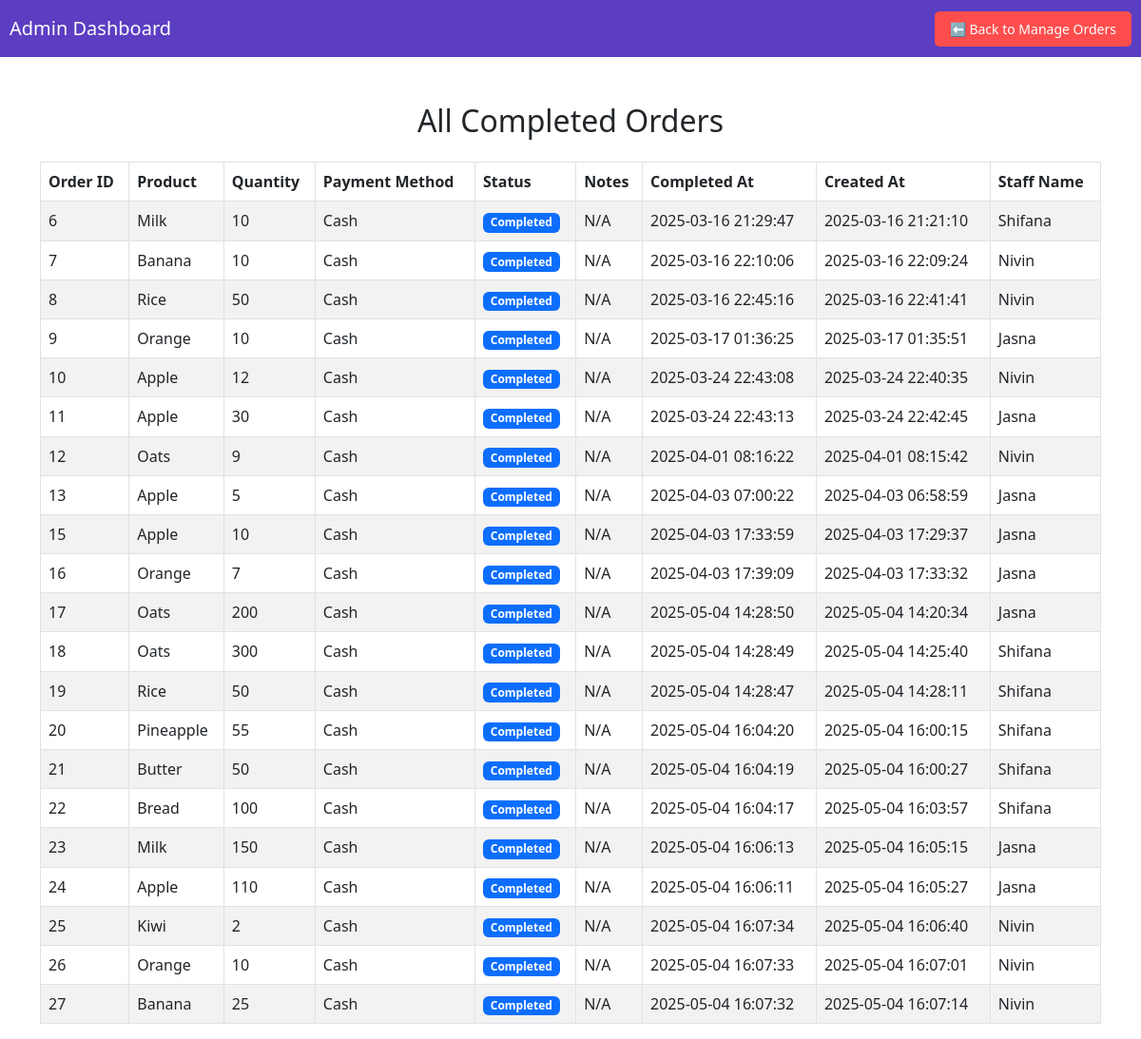
Screenshot of /admin/all_orders with the database file from the repository.
### app/models.py (models this page shows, shortened)
class Order(db.Model):
    id = db.Column(db.Integer, primary_key=True)
    staff_id = db.Column(db.Integer, db.ForeignKey('user.id'), nullable=False)
    product_id = db.Column(db.Integer, db.ForeignKey('inventory.id'), nullable=False)
    quantity = db.Column(db.Integer, nullable=False)
    payment_method = db.Column(db.String(50), nullable=False)
    notes = db.Column(db.Text, nullable=True)
    status = db.Column(db.String(20), default="Pending")
    created_at = db.Column(db.DateTime, default=datetime.utcnow, nullable=False)
    completed_at = db.Column(db.DateTime, nullable=True)
    product = db.relationship('Inventory', backref='orders')

class Inventory(db.Model):
    id = db.Column(db.Integer, primary_key=True, autoincrement=True)
    product_id = db.Column(db.String(50), unique=True, nullable=False)
    name = db.Column(db.String(100), nullable=False)
    category = db.Column(db.String(50), nullable=False)
    quantity = db.Column(db.Integer, nullable=False)  # Available stock
    price = db.Column(db.Float, nullable=False)
    supplier = db.Column(db.String(100), nullable=False)
    availability = db.Column(db.String(20), nullable=False, default="Available")

class User(db.Model, UserMixin):
    id = db.Column(db.Integer, primary_key=True)
    username = db.Column(db.String(150), unique=True, nullable=False)
    email = db.Column(db.String(150), unique=True, nullable=False)
    password = db.Column(db.String(255), nullable=False)
    role = db.Column(db.String(50), nullable=False, default='User')
    profile_picture = db.Column(db.String(255), nullable=True, default='None')
    contact_number = db.Column(db.String(20))
    category = db.Column(db.String(100), nullable=True)  # Only required for suppliers
    orders = db.relationship('Order', backref='staff', lazy=True)

### app/routes.py (the view)
@admin_bp.route('/all_orders')
def all_orders():
    completed_orders = Order.query.filter_by(status="Completed").all()
    return render_template('admin/all_orders.html', orders=completed_orders)

### app/templates/admin/all_orders.html (shortened to what this page needs)
<!DOCTYPE html>
<html lang="en">
<head>
    <link href="https://cdn.jsdelivr.net/npm/bootstrap@5.3.0/dist/css/bootstrap.min.css" rel="stylesheet" />
</head>
<body>
<nav class="navbar">
    <span class="navbar-brand text-white">Admin Dashboard</span>
    <a href="{{ url_for('admin.manage_orders') }}" class="btn-back">⬅️ Back to Manage Orders</a>
</nav>
<div class="container mt-5">
    <h2 class="text-center mb-4">All Completed Orders</h2>
    <div class="table-responsive">
        <table class="table table-striped table-bordered">
            <thead style="background-color: #5c3ec2; color: white;">
                <tr>
                    <th>Order ID</th>
                    <th>Product</th>
                    <th>Quantity</th>
                    <th>Payment Method</th>
                    <th>Status</th>
                    <th>Notes</th>
                    <th>Completed At</th>
                    <th>Created At</th>
                    <th>Staff Name</th>
                </tr>
            </thead>
            <tbody>
                {% for order in orders %}
                {% if order.status == "Completed" %}
                <tr>
                    <td>{{ order.id }}</td>
                    <td>{{ order.product.name }}</td>
                    <td>{{ order.quantity }}</td>
                    <td>{{ order.payment_method }}</td>
                    <td>
                        <span class="badge bg-primary">Completed</span>
                    </td>
                    <td>{{ order.notes or "N/A" }}</td>
                    <td>
                        {{ order.completed_at.strftime('%Y-%m-%d %H:%M:%S') if order.completed_at else "N/A" }}
                    </td>
                    <td>
                        {{ order.created_at.strftime('%Y-%m-%d %H:%M:%S') }}
                    </td>
                    <td>{{  order.staff.username }}</td>
                </tr>
                {% endif %}
                {% endfor %}
            </tbody>
        </table>
    </div>
</div>
</body>
</html>

### app/templates/admin/all_orders.html (style rules this page uses)
.navbar { background-color: #5c3ec2; padding: 10px; }
.btn-back { background-color: #ff4d4d; color: white; border: none; padding: 8px 16px; border-radius: 5px; text-decoration: none; font-size: 14px; transition: 0.3s ease; }

### rows the page displays
Order: id "6", product.name "Milk", quantity "10", payment_method "Cash", notes "N/A", completed_at "2025-03-16 21:29:47", created_at "2025-03-16 21:21:10", staff.username "Shifana"
Order: id "7", product.name "Banana", quantity "10", payment_method "Cash", notes "N/A", completed_at "2025-03-16 22:10:06", created_at "2025-03-16 22:09:24", staff.username "Nivin"
Order: id "8", product.name "Rice", quantity "50", payment_method "Cash", notes "N/A", completed_at "2025-03-16 22:45:16", created_at "2025-03-16 22:41:41", staff.username "Nivin"
Order: id "9", product.name "Orange", quantity "10", payment_method "Cash", notes "N/A", completed_at "2025-03-17 01:36:25", created_at "2025-03-17 01:35:51", staff.username "Jasna"
Order: id "10", product.name "Apple", quantity "12", payment_method "Cash", notes "N/A", completed_at "2025-03-24 22:43:08", created_at "2025-03-24 22:40:35", staff.username "Nivin"
Order: id "11", product.name "Apple", quantity "30", payment_method "Cash", notes "N/A", completed_at "2025-03-24 22:43:13", created_at "2025-03-24 22:42:45", staff.username "Jasna"
Order: id "12", product.name "Oats", quantity "9", payment_method "Cash", notes "N/A", completed_at "2025-04-01 08:16:22", created_at "2025-04-01 08:15:42", staff.username "Nivin"
Order: id "13", product.name "Apple", quantity "5", payment_method "Cash", notes "N/A", completed_at "2025-04-03 07:00:22", created_at "2025-04-03 06:58:59", staff.username "Jasna"
Order: id "15", product.name "Apple", quantity "10", payment_method "Cash", notes "N/A", completed_at "2025-04-03 17:33:59", created_at "2025-04-03 17:29:37", staff.username "Jasna"
Order: id "16", product.name "Orange", quantity "7", payment_method "Cash", notes "N/A", completed_at "2025-04-03 17:39:09", created_at "2025-04-03 17:33:32", staff.username "Jasna"
Order: id "17", product.name "Oats", quantity "200", payment_method "Cash", notes "N/A", completed_at "2025-05-04 14:28:50", created_at "2025-05-04 14:20:34", staff.username "Jasna"
Order: id "18", product.name "Oats", quantity "300", payment_method "Cash", notes "N/A", completed_at "2025-05-04 14:28:49", created_at "2025-05-04 14:25:40", staff.username "Shifana"
Order: id "19", product.name "Rice", quantity "50", payment_method "Cash", notes "N/A", completed_at "2025-05-04 14:28:47", created_at "2025-05-04 14:28:11", staff.username "Shifana"
Order: id "20", product.name "Pineapple", quantity "55", payment_method "Cash", notes "N/A", completed_at "2025-05-04 16:04:20", created_at "2025-05-04 16:00:15", staff.username "Shifana"
Order: id "21", product.name "Butter", quantity "50", payment_method "Cash", notes "N/A", completed_at "2025-05-04 16:04:19", created_at "2025-05-04 16:00:27", staff.username "Shifana"
Order: id "22", product.name "Bread", quantity "100", payment_method "Cash", notes "N/A", completed_at "2025-05-04 16:04:17", created_at "2025-05-04 16:03:57", staff.username "Shifana"
Order: id "23", product.name "Milk", quantity "150", payment_method "Cash", notes "N/A", completed_at "2025-05-04 16:06:13", created_at "2025-05-04 16:05:15", staff.username "Jasna"
Order: id "24", product.name "Apple", quantity "110", payment_method "Cash", notes "N/A", completed_at "2025-05-04 16:06:11", created_at "2025-05-04 16:05:27", staff.username "Jasna"
Order: id "25", product.name "Kiwi", quantity "2", payment_method "Cash", notes "N/A", completed_at "2025-05-04 16:07:34", created_at "2025-05-04 16:06:40", staff.username "Nivin"
Order: id "26", product.name "Orange", quantity "10", payment_method "Cash", notes "N/A", completed_at "2025-05-04 16:07:33", created_at "2025-05-04 16:07:01", staff.username "Nivin"
Order: id "27", product.name "Banana", quantity "25", payment_method "Cash", notes "N/A", completed_at "2025-05-04 16:07:32", created_at "2025-05-04 16:07:14", staff.username "Nivin"
